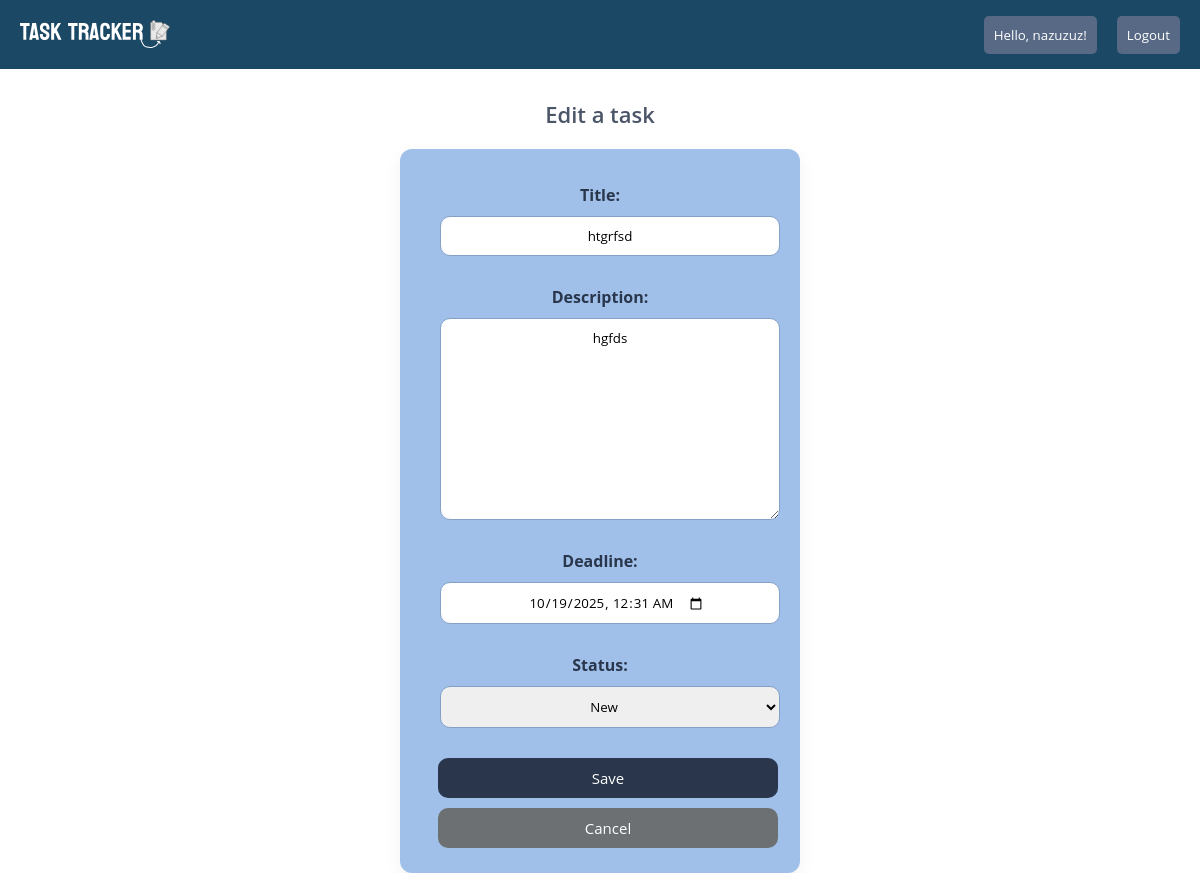
The page /tasks/139/edit/ (signed in) on the database its author committed.
### todo/models.py (models this page shows, shortened)
class Task(models.Model):
    new_status="new"
    in_progress_status="in_progress"
    done_status="done"
    CHOICE_STATUS=[
        (new_status,"New"),
        (in_progress_status,"In progress"),
        (done_status,"Completed"),
    ]
    title=models.CharField(max_length=200)
    description=models.TextField(blank=True)
    deadline=models.DateTimeField()
    is_notified=models.BooleanField(default=False)
    status=models.CharField(max_length=20,choices=CHOICE_STATUS,default=new_status)
    created_at=models.DateTimeField(auto_now_add=True)
    user_owner=models.ForeignKey(User,on_delete=models.CASCADE)

### todo/views.py (the view)
# urls.py: path("tasks/<int:pk>/edit/",views.update_task,name="task_update"),
@login_required
def update_task(request, pk):
    manager = TaskManager(request.user)
    task = get_object_or_404(Task,pk=pk,user_owner=request.user)
    form = TaskForm(request.POST or None, instance=task)
    if form.is_valid():
        manager.update(task, form)
        return redirect("home")
    return render(request, "todo_folder/task_update.html", {"form": form})

### todo/forms.py
class TaskForm(forms.ModelForm):
    class Meta:
        model=Task
        fields=["title","description","deadline","status"]
        widgets={
            "deadline":forms.DateTimeInput(attrs={"type":"datetime-local"}),
        }

### todo/templates/todo_folder/task_update.html (shortened to what this page needs)
{% extends 'todo_folder/home.html' %}
{% load static %}
{% block content %}
<link rel="stylesheet" href="{% static 'css/update_task.css' %}">
<h3 class="createtext">{% if form.instance.pk %}Edit{% endif %} a task</h3>
<div class="main">
<form class="fill_form" method="POST">
    {{ form.as_p }}
    <button class="create_btn" type="submit">Save</button>
    <a class="cancel_btn" href="{% url 'home' %}">Cancel</a>
</form>
</div>
{% endblock %}

### todo/templates/todo_folder/home.html (shortened to what this page needs)
{% load static %}
<!DOCTYPE html>
<html lang="en">
<head>
    <link rel="stylesheet" href="{% static 'css/home.css' %}">
    <link rel="stylesheet" href="https://cdnjs.cloudflare.com/ajax/libs/font-awesome/7.0.1/css/all.min.css" />
</head>
<body>
    <nav>
        <div class="logo"><a href="{% url 'home' %}"><img class="logo_pic" src="{% static 'img/logo.svg' %}"></a></div>
        <ul class="nav-links">
            <button class="login1"><a href="{% url 'login' %}">Hello, {{request.user}}!</a></button>
            <button class="login1"><a href="{% url 'logout' %}">Logout</a></button>
        </ul>
    </nav>
    {% block content %}{% endblock %}
</body>
</html>

### todo/static/css/home.css (style rules this page uses)
* { margin: 0; padding: 0; box-sizing: border-box; font-family: 'Open Sans', sans-serif; }
nav { background: #1b4965; color: white; display: flex; justify-content: space-between; align-items: center; padding: 10px 20px; }
.logo_pic { width: 150px; cursor: pointer; }
.nav-links { display: flex; list-style: none; gap: 20px; z-index: 1000; }
.register1, .login1 { background-color: #576984; color: #fff; padding: 10px 10px; border-radius: 5px; border: none; }
.register1 a, .login1 a { color: #fff; text-decoration: none; }
#id_deadline_time_0, #id_deadline_time_1, #id_expired_date, #id_status { border: none; border-bottom: 2px solid #a6c7e4; border-radius: 0px; outline: none; padding: 10px; margin: 15px; }

### todo/static/css/update_task.css (style rules this page uses)
form.fill_form { background-color: #a0c0ea; width: 400px; max-width: 600px; display: flex; flex-direction: column; justify-content: center; border-radius: 12px; padding: 25px 30px; box-shadow: 0px 6px 15px rgba(139, 138, 138, 0.1); }
p { margin: 10px 0; font-weight: 500; color: #29364b; font-weight: bold; text-align: center; }
.main { display: flex; justify-content: center; margin-top: 20px; }
.createtext { text-align: center; margin-top: 30px; margin-bottom: 15px; color: #4b5568; font-size: 22px; font-weight: 600; }
#id_title, #id_description, #id_deadline, #id_status, .submit_btn { width: 100%; border: 1.5px solid #84a0c7; margin: 10px; transition: all 0.2s ease; box-sizing: border-box; display: flex; justify-content: center; border-radius: 10px; text-align: center; padding: 10px 10px; }
.create_btn, .cancel_btn { width: 100%; padding: 10px 20px; margin: 10px 8px 0 8px; border-radius: 10px; cursor: pointer; font-size: 15px; text-align: center; color: #fff; border: none; text-decoration: none; transition: all 0.25s ease; }
.create_btn { background-color: #29364b; }
.cancel_btn { background-color: #6c7073; }

### rows shown on the page
Task: title "htgrfsd", description "hgfds", deadline "10/19/2025 00:31", status "New"

### other values the page prints
{{ request.user }} "nazuzuz"
